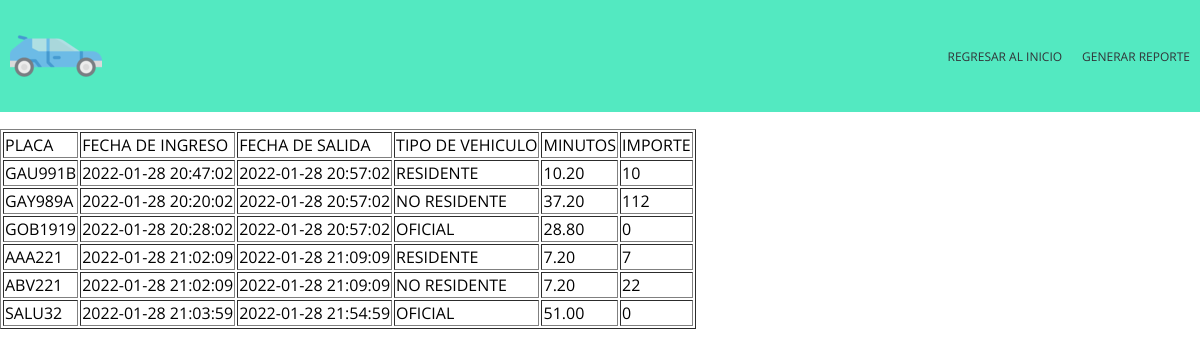
/mostrar.php, run on the app's committed database.
### tables this page shows
CREATE TABLE `fechas` (
  `fecha_uno` timestamp NOT NULL DEFAULT current_timestamp(),
  `fecha_dos` timestamp NOT NULL DEFAULT current_timestamp(),
  `resultado` decimal(7,2) NOT NULL,
  `placa` varchar(8) NOT NULL,
  `tipoCoche` varchar(12) NOT NULL,
  `importe` int(8) NOT NULL
);

### mostrar.php (the view, shortened to what this page needs)
<?php
include "conexion.php";
?>
<html lang="es">
<head>
  <link rel="stylesheet" href="css/estilos.css">
</head>
<body>
  <nav>
  <div class="ivan_image">
    <img src="images/car_logo2.png" alt="">
  </div>
  <div class="nav_options">
    <ul>
    <li><a href="index.php">REGRESAR AL INICIO</a></li>
    <li><a href="pdf/index.php">GENERAR REPORTE</a></li>
    </ul>
  </div>
  </nav>
<br>
 <table border="1" >
   <tr>
     <td>PLACA</td>
     <td>FECHA DE INGRESO</td>
     <td>FECHA DE SALIDA</td>
     <td>TIPO DE VEHICULO</td>
     <td>MINUTOS</td>
     <td>IMPORTE</td>
   </tr>
   <?php
   $sql="SELECT * from fechas";
   $result=mysqli_query($conexion,$sql);
   while($mostrar=mysqli_fetch_array($result)){
    ?>
   <tr>
     <td><?php echo $mostrar['placa'] ?></td>
     <td><?php echo $mostrar['fecha_uno'] ?></td>
     <td><?php echo $mostrar['fecha_dos'] ?></td>
     <td><?php echo $mostrar['tipoCoche'] ?></td>
     <td><?php echo $mostrar['resultado'] ?></td>
     <td><?php echo $mostrar['importe'] ?></td>
   </tr>
 <?php
 }
  ?>
 </table>
</body>
</html>

### css/estilos.css (style rules this page uses)
:root { --green-color: #53E9C1; --white-color: white; --gray-color: #313337; --space: 10px; --normal: 12px; --box:0px 0 2px 1px #c1bcbc; }
html,body { padding: 0px; margin: 0px; font-size: var(--normal); font-family: 'Open Sans', sans-serif; }
nav { display: flex; background-color: var(--green-color); padding: var(--space); color: var(--white-color); justify-content: space-between; align-items: center; }
nav ul { display: flex; }
nav li { padding-left: 20px; list-style: none; }
nav li a { color: var(--gray-color); text-decoration: none; }

### data on the page
fechas: placa "GAU991B", fecha_uno "2022-01-28 20:47:02", fecha_dos "2022-01-28 20:57:02", tipoCoche "RESIDENTE", resultado "10.20", importe "10"
fechas: placa "GAY989A", fecha_uno "2022-01-28 20:20:02", fecha_dos "2022-01-28 20:57:02", tipoCoche "NO RESIDENTE", resultado "37.20", importe "112"
fechas: placa "GOB1919", fecha_uno "2022-01-28 20:28:02", fecha_dos "2022-01-28 20:57:02", tipoCoche "OFICIAL", resultado "28.80", importe "0"
fechas: placa "AAA221", fecha_uno "2022-01-28 21:02:09", fecha_dos "2022-01-28 21:09:09", tipoCoche "RESIDENTE", resultado "7.20", importe "7"
fechas: placa "ABV221", fecha_uno "2022-01-28 21:02:09", fecha_dos "2022-01-28 21:09:09", tipoCoche "NO RESIDENTE", resultado "7.20", importe "22"
fechas: placa "SALU32", fecha_uno "2022-01-28 21:03:59", fecha_dos "2022-01-28 21:54:59", tipoCoche "OFICIAL", resultado "51.00", importe "0"
